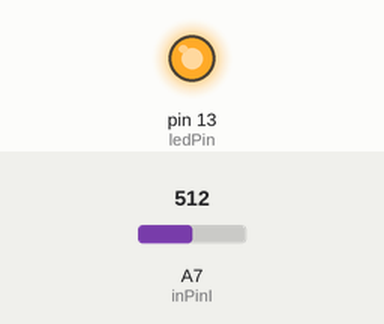
Simulated run of this sketch. Board: Arduino Nano, built with avr-gcc and run on an emulated ATmega328P. Shown: output pins drawn as LEDs (lit = HIGH). The test bench sets the inputs (shaded band); at power-on: A7 (inPinI) = 512.

Above: at 0.1 s.
At 0.6 s:
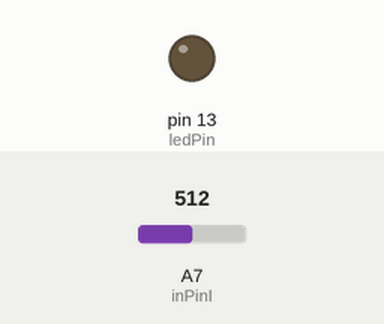
Timing chart, 0 to 2.1 s (numbered marks = the images above):
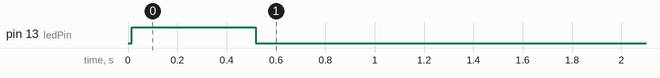

The sketch:

Detecting-grid-voltage.ino
```cpp
/*
 * Name: Felipe Adriano da Silva Gonçalves
 * MsC in Electrical Engineering
 *
 * Square root fast - http://www.codeproject.com/Articles/69941/Best-Square-Root-Method-Algorithm-Function-Precisi
 * Recursive mean   - http://www.iitk.ac.in/esc101/08Jan/lecnotes/lecture22.pdf
 * Recursive rms    - Signal Processing for Intelligent Sensor Systems with MATLAB®, Second Edition - pg. 374
 *                    http://www.embedded.com/design/configurable-systems/4006520/Improve-your-root-mean-calculations
 * Digital filters  - https://www-users.cs.york.ac.uk/~fisher/mkfilter/
*/

#define inPinI A7

#define SupplyVoltage   3300.0F
#define ADC_BITS        10
#define ADC_COUNTS      (1<<ADC_BITS)
#define VCAL            2277.7F
#define V_RATIO         VCAL * ((SupplyVoltage/1000.0F) / (ADC_COUNTS))

#define N               50.0F
#define alpha           ((N-1)/N)
#define beta            (1/N)

//Parametros filtro passa alta para sinal de tensуo
#define NZEROS_HP_V     1
#define NPOLES_HP_V     1
#define GAIN_HP_V       1.007854143e+00F
#define K_HP_V          0.9844141274F

#define STABILIZATION_TIME  7000

#define BUFFER_SIZE     300

float xv_hp_v[NZEROS_HP_V+1], yv_hp_v[NPOLES_HP_V+1];
int sampleV = 0;

float Vrms = 0.0;

float rmsIn = 0;
float rmsOut[2] = {0};

float meanIn = 0;
float meanOut[2] = {0};


const int ledPin =  13;      // the number of the LED pin
int ledState = LOW;             // ledState used to set the LED

unsigned long previousMillis = 0;        // will store last time LED was updated
const long interval = 1000;           // interval at which to blink (milliseconds)


float sqrt11(const float number)
{
  const float ACCURACY=0.0001;
  float lower, upper, guess;

   if (number < 1)
   {
    lower = number;
    upper = 1;
   }
   else
   {
    lower = 1;
    upper = number;
   }

   while ((upper-lower) > ACCURACY)
   {
    guess = (lower + upper)/2;
    if(guess*guess > number)
     upper =guess;
    else
     lower = guess;
   }
   return (lower + upper)/2;

}

void calcVrms()
{
    sampleV = analogRead(inPinI);

    //Filtro passa alta para a amostra de tensуo
    xv_hp_v[0] = xv_hp_v[1];
    xv_hp_v[1] = ((float)sampleV)/GAIN_HP_V;
    yv_hp_v[0] = yv_hp_v[1];
    yv_hp_v[1] =   (xv_hp_v[1] - xv_hp_v[0]) + (  K_HP_V * yv_hp_v[0]);


    rmsOut[0] = sqrt11(((alpha*rmsOut[1]*rmsOut[1]) + (beta*yv_hp_v[1]*yv_hp_v[1])));
    rmsOut[1] = rmsOut[0];

    meanOut[0] = alpha*meanOut[1] + beta*rmsOut[0];
    meanOut[1] = meanOut[0];

    Vrms = V_RATIO * meanOut[0];
}


void setup()
{
  Serial.begin(9600);

  // set the digital pin as output:
  pinMode(ledPin, OUTPUT);

}


void loop()
{
  unsigned long currentMillis = micros();
  if (currentMillis - previousMillis >= interval) {

    previousMillis = currentMillis;

    calcVrms();

    if(Vrms > 200)
    {
      digitalWrite(ledPin, HIGH);
    }
    else
    {
      digitalWrite(ledPin, LOW);
    }
  }

}
```

Measured:
- by itself, pin 13 (ledPin): LOW → HIGH at 0.02 s, → LOW 0.50 s later
